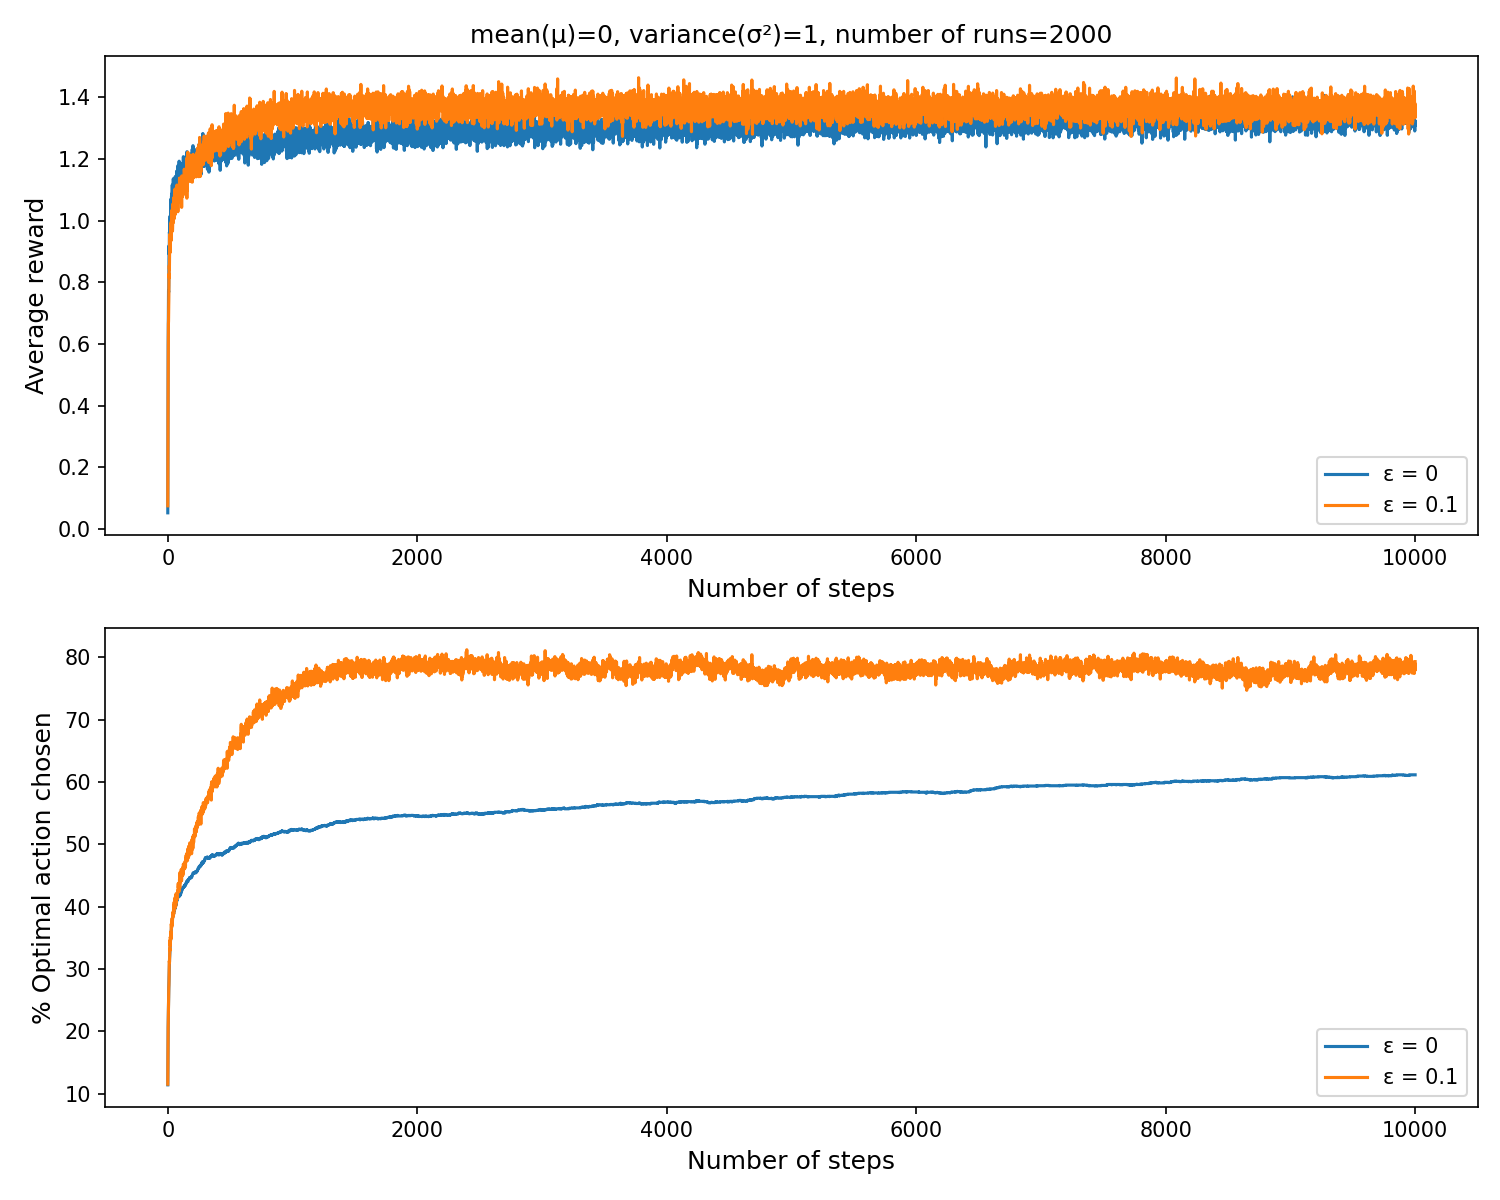

This chart was generated by the following Python code:
# k arm bandit non-stationary problem

# For each time step, add some noise to the true action values (the means/q*)
import numpy as np
import matplotlib.pyplot as plt

def generate_data_for_k_armed_bandit(num_arms, mean, variance):
    means = np.random.normal(loc=mean, scale=variance, size=num_arms)
    return (means)

def add_noise_to_means(means, noise_mean, noise_variance):
    noise = np.random.normal(loc=noise_mean, scale=noise_variance, size=means.shape)
    return means + noise

# How the environment calculates reward is opaque to the agent
def reward_from_environment_nonstationary(means, optimal_action):
    return np.random.normal(add_noise_to_means(means[optimal_action], 0, 0.01), 1)

# For stationary k arm bandit
def reward_from_environment(means, optimal_action):
    return np.random.normal(means[optimal_action], 1)

# Using upper confidence bound (UCB)
# At = argmax_a [ Q(a) + c * sqrt(ln(t)/N(a)) ]
def calculate_optimal_action_using_ucb(Q, action_frequency, t, c):
    ucb_values = Q + c * np.sqrt(np.log(t + 1) / (action_frequency + 1e-5)) # add small value to avoid division by zero
    return np.argmax(ucb_values)

def calculate_optimal_action_using_epsilon_greedy(Q, epsilon):
    if np.random.rand() < epsilon:
        return np.random.choice(len(Q))
    else:
        return np.argmax(Q)

def simulate_k_arm_bandit_nonstationary(num_arms, time_steps, means, average_reward_per_step, optimal_action_chosen_per_step, \
                                        epsilon, alpha, epsilon_index, config):
    Q = np.zeros(num_arms) # action-value estimates, we do not have any knowledge about the rewards, so we initialize them to zero
    action_frequency = np.zeros(num_arms)

    for t in range(time_steps):
        optimal_action = calculate_optimal_action_using_epsilon_greedy(Q, epsilon)

        # For each time step, add some noise to the true action values (the means/q*)
        reward = reward_from_environment(means, optimal_action)
        
        action_frequency[optimal_action] += 1

        Q[optimal_action] += alpha * ( reward - Q[optimal_action])
        average_reward_per_step[config, t, epsilon_index] += reward
        optimal_action_chosen_per_step[config, t, epsilon_index] += (optimal_action == np.argmax(means))
        

def simulate_multiple_runs_of_k_arm_bandit(total_runs, mean, variance, figName):
    time_steps = 10000
    num_arms = 10
    epsilon_values = [0, 0.1]
    alpha = 0.1 # step size parameter for non-stationary problem, we use a constant step size to give more weight to recent rewards, which is important in a non-stationary problem where the true action values can change over time.

    average_reward_per_step = np.zeros((total_runs, time_steps, len(epsilon_values)))
    optimal_action_chosen_per_step = np.zeros((total_runs, time_steps, len(epsilon_values)))

    for config in range(total_runs):
        print("Run {0}/{1}".format(config+1, total_runs))
        means = generate_data_for_k_armed_bandit(num_arms, mean, variance)
        for index, epsilon in enumerate(epsilon_values):
            simulate_k_arm_bandit_nonstationary(num_arms, time_steps, means, average_reward_per_step, optimal_action_chosen_per_step, \
                                                epsilon, alpha, index, config)
            
    average_reward_per_step = average_reward_per_step.mean(axis=0)
    optimal_action_chosen_per_step = optimal_action_chosen_per_step.mean(axis=0) * 100

    # Plotting the results
    fig, (ax1, ax2) = plt.subplots(2, 1, figsize=(10, 8))
    ax1.set_xlabel("Number of steps", fontsize=12)
    ax2.set_xlabel("Number of steps", fontsize=12)
    ax1.set_ylabel("Average reward", fontsize=12)
    ax2.set_ylabel("% Optimal action chosen", fontsize=12)
    ax1.set_title(f"mean(μ)={mean}, variance(σ²)={variance}, number of runs={total_runs}", fontsize=12)
    
    for i, eps in enumerate(epsilon_values):
        ax1.plot(average_reward_per_step[:, i], label=f"ε = {eps}")
        ax2.plot(optimal_action_chosen_per_step[:, i], label=f"ε = {eps}")
    ax1.legend()
    ax2.legend()
    plt.tight_layout()
    plt.savefig(figName, dpi=150)
    plt.show()

if __name__ == "__main__":
    simulate_multiple_runs_of_k_arm_bandit(2000, 0, 1, "k_arm_bandit_nonstationary.png")

        
